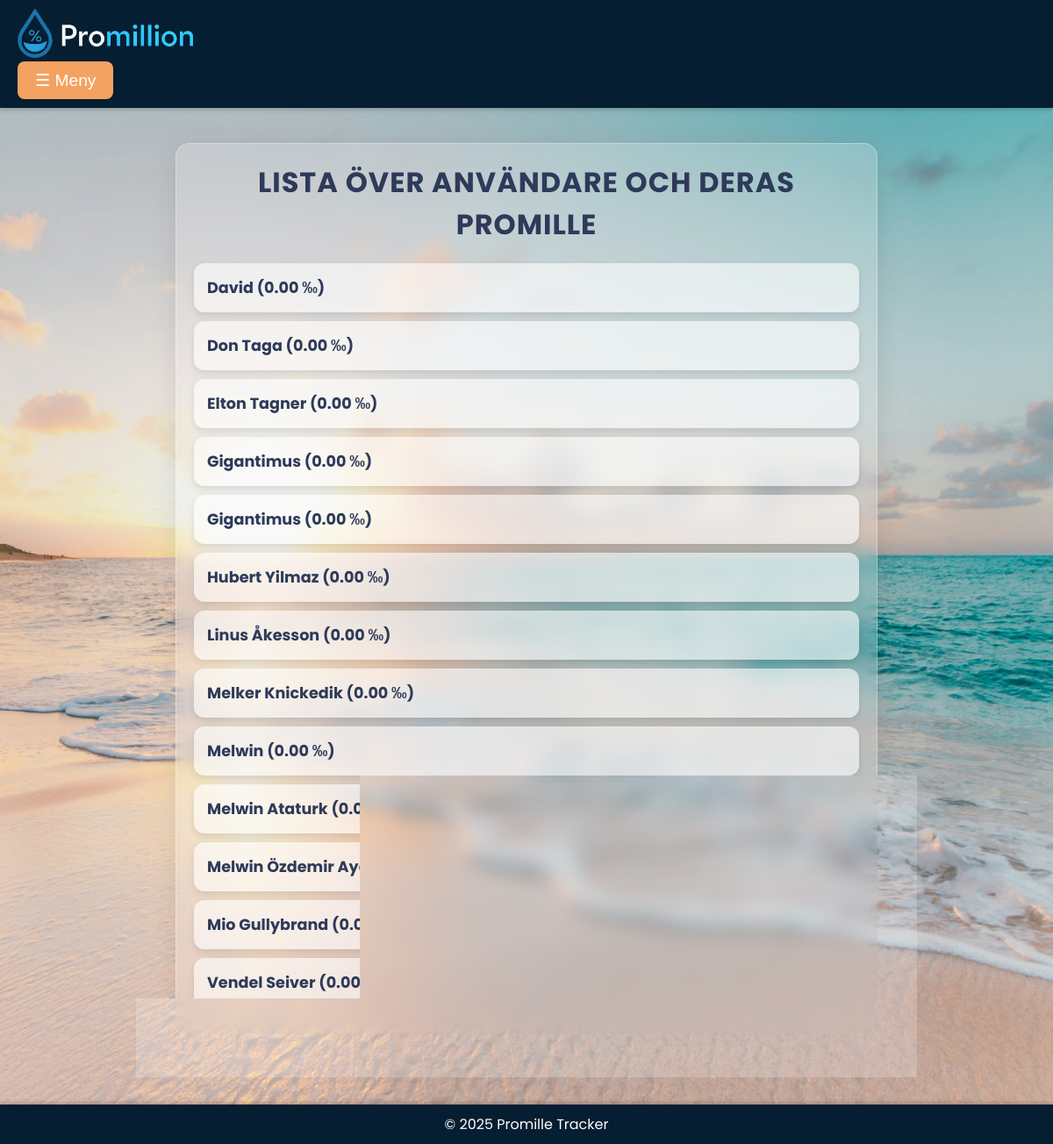
Screenshot of /user_list.php (signed in) with the database file from the repository.
### tables this page shows
CREATE TABLE `tbluser` (
  `id` int(11) NOT NULL,
  `namn` varchar(100) NOT NULL,
  `password` varchar(255) NOT NULL,
  `weight` float NOT NULL,
  `height` float NOT NULL,
  `alkoholvolym` float NOT NULL,
  `userlevel` tinyint(11) NOT NULL DEFAULT 10,
  `team` varchar(20) NOT NULL
);

CREATE TABLE `tblpromille` (
  `userid` int(11) NOT NULL,
  `promille` float NOT NULL,
  `updated_at` datetime NOT NULL
);

### user_list.php (the view, shortened to what this page needs)
<?php
$conn = getDBConnection();
$sql = "SELECT u.id, u.namn, p.promille
        FROM tbluser u
        LEFT JOIN tblpromille p ON u.id = p.userid
        ORDER BY u.namn ASC";
$result = $conn->query($sql);
?>
<!DOCTYPE html>
<html lang="sv">
<head>
    <link rel="stylesheet" href="style.css">
</head>
<body>
    <header>
        <div class="header-content">
            <img src="bilder/logotyp.png" alt="Logotyp">
            <div class="dropdown">
                <button class="menu-toggle" onclick="toggleDropdown()">☰ Meny</button>
            </div>
        </div>
    </header>
    <main>
        <div class="user-list">
            <h2>Lista över användare och deras promille</h2>
            <?php if ($result && $result->num_rows > 0): ?>
                <ul>
                    <?php while ($row = $result->fetch_assoc()): ?>
                        <?php
                        $user_id = $row['id'];
                        $namn = htmlspecialchars($row['namn']);
                        $promille = is_null($row['promille']) ? "–" : number_format($row['promille'], 2) . " ‰";
                        ?>
                        <li>
                            <a href="view_drinks.php?userid=<?php echo $user_id; ?>">
                                <?php echo $namn; ?> (<?php echo $promille; ?>)
                            </a>
                        </li>
                    <?php endwhile; ?>
                </ul>
            <?php else: ?>
                <p>Inga användare hittades.</p>
            <?php endif; ?>
        </div>
    </main>
    <footer>
        <p>&copy; 2025 Promille Tracker</p>
    </footer>
</body>
</html>

### style.css (style rules this page uses)
* { margin:0; padding:0; box-sizing: border-box; }
body { font-family: Arial, sans-serif; margin: 0; padding: 0; background-color: #f9f9f9; }
header img { width: 200px; height: auto; margin-right: 20px; filter: hue-rotate(20deg); }
header { background-color: #061e31; color: white; display: flex; justify-content: space-between; align-items: center; padding: 15px 20px; width: 100%; box-shadow: 0 2px 5px rgba(0, 0, 0, 0.2); height: auto; position: relative; }
main { min-height: 87vh; background-image: url(bilder/background.jfif); background-size: cover; background-position: center; background-repeat: no-repeat; padding: 20px; padding-bottom: 60px; }
.user-list { max-width: 800px; margin: 20px auto; padding: 20px; background: rgba(255, 255, 255, 0.2); border-radius: 16px; box-shadow: 0 4px 30px rgba(0, 0, 0, 0.1); backdrop-filter: blur(10px); -webkit-backdrop-filter: blur(10px); border: 1px solid rgba(255, 255, 255, 0.3); font-family: 'Poppins', sans-serif; }
.user-list h2 { text-align: center; color: #2E3A59; font-size: 2rem; margin-bottom: 20px; text-transform: uppercase; letter-spacing: 1px; }
.user-list ul { list-style: none; padding: 0; margin: 0; }
.user-list ul li { background: rgba(255, 255, 255, 0.6); border-radius: 12px; box-shadow: 0 4px 10px rgba(0, 0, 0, 0.1); margin-bottom: 10px; padding: 15px; font-size: 1.1rem; display: flex; justify-content: space-between; align-items: center; transition: transform 0.2s ease, box-shadow 0.2s ease; }
.user-list ul li a { text-decoration: none; color: #2E3A59; font-weight: bold; transition: color 0.3s ease; }
header { background-color: #061e31; color: white; padding: 10px 20px; display: flex; justify-content: space-between; align-items: center; box-shadow: 0 2px 5px rgba(0, 0, 0, 0.2); }
header img { width: 200px; height: auto; }
.dropdown { position: relative; }
.menu-toggle { background-color: #f4a261; color: white; border: none; padding: 10px 20px; font-size: 1.2rem; cursor: pointer; border-radius: 8px; transition: background-color 0.3s ease; }
footer { background-color: #061e31; font-family: poppins, sans-serif; color: white; text-align: center; padding: 10px 0; position: relative; width: 100%; box-shadow: 0 -2px 5px rgba(0, 0, 0, 0.2); }

### rows the page displays
tbluser: namn "David", tblpromille.promille "0.00 ‰"
tbluser: namn "Don Taga", tblpromille.promille "0.00 ‰"
tbluser: namn "Elton Tagner", tblpromille.promille "0.00 ‰"
tbluser: namn "Gigantimus", tblpromille.promille "0.00 ‰"
tbluser: namn "Gigantimus", tblpromille.promille "0.00 ‰"
tbluser: namn "Hubert Yilmaz", tblpromille.promille "0.00 ‰"
tbluser: namn "Linus Åkesson", tblpromille.promille "0.00 ‰"
tbluser: namn "Melker Knickedik", tblpromille.promille "0.00 ‰"
tbluser: namn "Melwin", tblpromille.promille "0.00 ‰"
tbluser: namn "Melwin Ataturk", tblpromille.promille "0.00 ‰"
tbluser: namn "Melwin Özdemir Aydin Yilmaz Ataturk", tblpromille.promille "0.00 ‰"
tbluser: namn "Mio Gullybrand", tblpromille.promille "0.00 ‰"
tbluser: namn "Vendel Seiver", tblpromille.promille "0.00 ‰"
